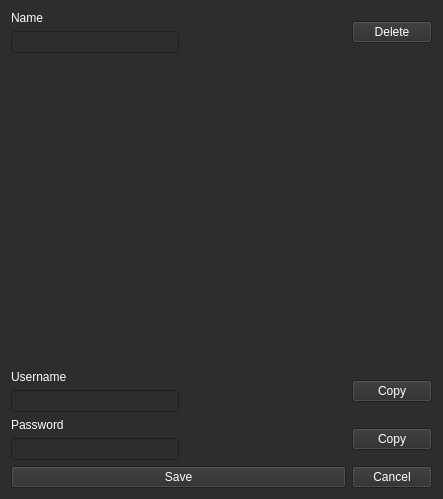
<?xml version="1.0" encoding="UTF-8"?>
<ui version="4.0">
 <class>Form</class>
 <widget class="QWidget" name="Form">
  <property name="geometry">
   <rect>
    <x>0</x>
    <y>0</y>
    <width>443</width>
    <height>499</height>
   </rect>
  </property>
  <property name="windowTitle">
   <string>Form</string>
  </property>
  <property name="styleSheet">
   <string notr="true">color: rgb(255, 255, 255);
background-color: rgb(45, 45, 45);</string>
  </property>
  <layout class="QVBoxLayout" name="verticalLayout_4">
   <item>
    <layout class="QHBoxLayout" name="horizontalLayout">
     <item>
      <layout class="QVBoxLayout" name="verticalLayout_2">
       <item>
        <widget class="QLabel" name="label">
         <property name="text">
          <string>Name</string>
         </property>
        </widget>
       </item>
       <item>
        <widget class="QLineEdit" name="txt_name"/>
       </item>
      </layout>
     </item>
     <item>
      <spacer name="horizontalSpacer">
       <property name="orientation">
        <enum>Qt::Horizontal</enum>
       </property>
       <property name="sizeHint" stdset="0">
        <size>
         <width>40</width>
         <height>20</height>
        </size>
       </property>
      </spacer>
     </item>
     <item>
      <widget class="QPushButton" name="btn_delete">
       <property name="text">
        <string>Delete</string>
       </property>
      </widget>
     </item>
    </layout>
   </item>
   <item>
    <spacer name="verticalSpacer">
     <property name="orientation">
      <enum>Qt::Vertical</enum>
     </property>
     <property name="sizeHint" stdset="0">
      <size>
       <width>28</width>
       <height>287</height>
      </size>
     </property>
    </spacer>
   </item>
   <item>
    <layout class="QHBoxLayout" name="horizontalLayout_2">
     <item>
      <layout class="QVBoxLayout" name="verticalLayout">
       <item>
        <widget class="QLabel" name="label_4">
         <property name="sizePolicy">
          <sizepolicy hsizetype="Preferred" vsizetype="Preferred">
           <horstretch>0</horstretch>
           <verstretch>0</verstretch>
          </sizepolicy>
         </property>
         <property name="text">
          <string>Username</string>
         </property>
        </widget>
       </item>
       <item>
        <widget class="QLineEdit" name="txt_username"/>
       </item>
      </layout>
     </item>
     <item>
      <spacer name="horizontalSpacer_2">
       <property name="orientation">
        <enum>Qt::Horizontal</enum>
       </property>
       <property name="sizeHint" stdset="0">
        <size>
         <width>88</width>
         <height>17</height>
        </size>
       </property>
      </spacer>
     </item>
     <item>
      <widget class="QPushButton" name="btn_username_copy">
       <property name="text">
        <string>Copy</string>
       </property>
      </widget>
     </item>
    </layout>
   </item>
   <item>
    <layout class="QHBoxLayout" name="horizontalLayout_3">
     <item>
      <layout class="QVBoxLayout" name="verticalLayout_3">
       <item>
        <widget class="QLabel" name="label_2">
         <property name="text">
          <string>Password</string>
         </property>
        </widget>
       </item>
       <item>
        <widget class="QLineEdit" name="txt_password"/>
       </item>
      </layout>
     </item>
     <item>
      <spacer name="horizontalSpacer_3">
       <property name="orientation">
        <enum>Qt::Horizontal</enum>
       </property>
       <property name="sizeHint" stdset="0">
        <size>
         <width>155</width>
         <height>17</height>
        </size>
       </property>
      </spacer>
     </item>
     <item>
      <widget class="QPushButton" name="btn_password_copy">
       <property name="text">
        <string>Copy</string>
       </property>
      </widget>
     </item>
    </layout>
   </item>
   <item>
    <layout class="QHBoxLayout" name="horizontalLayout_4">
     <item>
      <widget class="QPushButton" name="btn_save">
       <property name="text">
        <string>Save</string>
       </property>
      </widget>
     </item>
     <item>
      <widget class="QPushButton" name="btn_cancel">
       <property name="sizePolicy">
        <sizepolicy hsizetype="Maximum" vsizetype="Fixed">
         <horstretch>0</horstretch>
         <verstretch>0</verstretch>
        </sizepolicy>
       </property>
       <property name="text">
        <string>Cancel</string>
       </property>
      </widget>
     </item>
    </layout>
   </item>
  </layout>
 </widget>
 <resources/>
 <connections/>
</ui>
